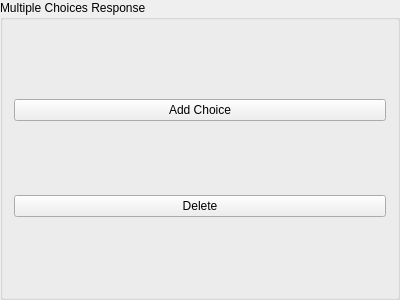
<?xml version="1.0" encoding="UTF-8"?>
<ui version="4.0">
 <class>wally::qtfront::question_view_sub::MultipleChoicesRespMimic</class>
 <widget class="QGroupBox" name="wally::qtfront::question_view_sub::MultipleChoicesRespMimic">
  <property name="geometry">
   <rect>
    <x>0</x>
    <y>0</y>
    <width>400</width>
    <height>300</height>
   </rect>
  </property>
  <property name="windowTitle">
   <string>GroupBox</string>
  </property>
  <property name="title">
   <string>Multiple Choices Response</string>
  </property>
  <layout class="QVBoxLayout" name="verticalLayout">
   <item>
    <layout class="QVBoxLayout" name="layout_choices"/>
   </item>
   <item>
    <widget class="QPushButton" name="btn_addChoice">
     <property name="text">
      <string>Add Choice</string>
     </property>
    </widget>
   </item>
   <item>
    <widget class="QPushButton" name="btn_del">
     <property name="text">
      <string>Delete</string>
     </property>
    </widget>
   </item>
  </layout>
 </widget>
 <resources/>
 <connections/>
</ui>
